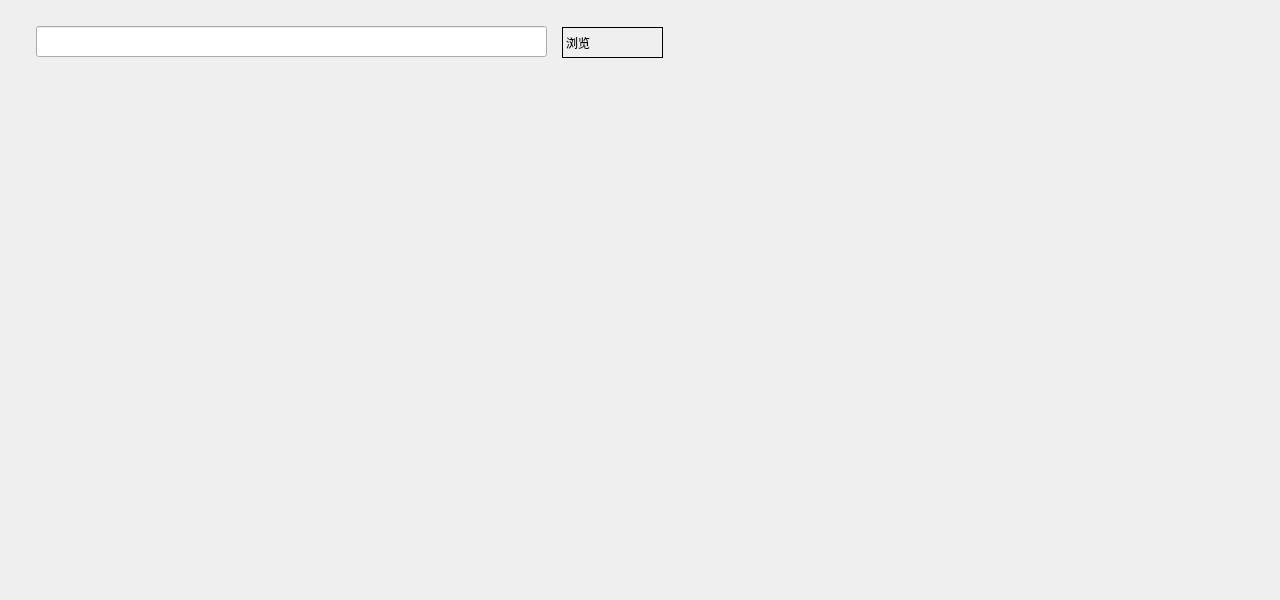
<?xml version="1.0" encoding="UTF-8"?>
<ui version="4.0">
 <class>test</class>
 <widget class="QMainWindow" name="test">
  <property name="geometry">
   <rect>
    <x>0</x>
    <y>0</y>
    <width>1280</width>
    <height>600</height>
   </rect>
  </property>
  <property name="minimumSize">
   <size>
    <width>1280</width>
    <height>600</height>
   </size>
  </property>
  <property name="maximumSize">
   <size>
    <width>1280</width>
    <height>600</height>
   </size>
  </property>
  <property name="windowTitle">
   <string>MainWindow</string>
  </property>
  <widget class="QWidget" name="centralwidget">
   <widget class="QLabel" name="label">
    <property name="geometry">
     <rect>
      <x>0</x>
      <y>0</y>
      <width>1280</width>
      <height>600</height>
     </rect>
    </property>
    <property name="minimumSize">
     <size>
      <width>1280</width>
      <height>600</height>
     </size>
    </property>
    <property name="maximumSize">
     <size>
      <width>1280</width>
      <height>600</height>
     </size>
    </property>
    <property name="styleSheet">
     <string notr="true"/>
    </property>
    <property name="text">
     <string/>
    </property>
   </widget>
   <widget class="QLabel" name="label_2">
    <property name="geometry">
     <rect>
      <x>38</x>
      <y>70</y>
      <width>620</width>
      <height>501</height>
     </rect>
    </property>
    <property name="font">
     <font>
      <pointsize>70</pointsize>
     </font>
    </property>
    <property name="styleSheet">
     <string notr="true"/>
    </property>
    <property name="text">
     <string/>
    </property>
    <property name="scaledContents">
     <bool>true</bool>
    </property>
    <property name="alignment">
     <set>Qt::AlignCenter</set>
    </property>
   </widget>
   <widget class="QLineEdit" name="lineEdit">
    <property name="geometry">
     <rect>
      <x>36</x>
      <y>26</y>
      <width>511</width>
      <height>31</height>
     </rect>
    </property>
    <property name="font">
     <font>
      <pointsize>15</pointsize>
      <weight>75</weight>
      <bold>true</bold>
     </font>
    </property>
   </widget>
   <widget class="QLabel" name="label_3">
    <property name="geometry">
     <rect>
      <x>680</x>
      <y>10</y>
      <width>551</width>
      <height>311</height>
     </rect>
    </property>
    <property name="font">
     <font>
      <pointsize>70</pointsize>
     </font>
    </property>
    <property name="styleSheet">
     <string notr="true"/>
    </property>
    <property name="text">
     <string/>
    </property>
    <property name="scaledContents">
     <bool>true</bool>
    </property>
    <property name="alignment">
     <set>Qt::AlignCenter</set>
    </property>
   </widget>
   <widget class="QLabel" name="label_4">
    <property name="geometry">
     <rect>
      <x>670</x>
      <y>330</y>
      <width>561</width>
      <height>171</height>
     </rect>
    </property>
    <property name="palette">
     <palette>
      <active>
       <colorrole role="WindowText">
        <brush brushstyle="SolidPattern">
         <color alpha="255">
          <red>0</red>
          <green>0</green>
          <blue>0</blue>
         </color>
        </brush>
       </colorrole>
       <colorrole role="Text">
        <brush brushstyle="SolidPattern">
         <color alpha="255">
          <red>0</red>
          <green>0</green>
          <blue>0</blue>
         </color>
        </brush>
       </colorrole>
       <colorrole role="BrightText">
        <brush brushstyle="SolidPattern">
         <color alpha="255">
          <red>0</red>
          <green>0</green>
          <blue>0</blue>
         </color>
        </brush>
       </colorrole>
       <colorrole role="ButtonText">
        <brush brushstyle="SolidPattern">
         <color alpha="255">
          <red>0</red>
          <green>0</green>
          <blue>0</blue>
         </color>
        </brush>
       </colorrole>
      </active>
      <inactive>
       <colorrole role="WindowText">
        <brush brushstyle="SolidPattern">
         <color alpha="255">
          <red>0</red>
          <green>0</green>
          <blue>0</blue>
         </color>
        </brush>
       </colorrole>
       <colorrole role="Text">
        <brush brushstyle="SolidPattern">
         <color alpha="255">
          <red>0</red>
          <green>0</green>
          <blue>0</blue>
         </color>
        </brush>
       </colorrole>
       <colorrole role="BrightText">
        <brush brushstyle="SolidPattern">
         <color alpha="255">
          <red>0</red>
          <green>0</green>
          <blue>0</blue>
         </color>
        </brush>
       </colorrole>
       <colorrole role="ButtonText">
        <brush brushstyle="SolidPattern">
         <color alpha="255">
          <red>0</red>
          <green>0</green>
          <blue>0</blue>
         </color>
        </brush>
       </colorrole>
      </inactive>
      <disabled>
       <colorrole role="WindowText">
        <brush brushstyle="SolidPattern">
         <color alpha="255">
          <red>255</red>
          <green>255</green>
          <blue>255</blue>
         </color>
        </brush>
       </colorrole>
       <colorrole role="Text">
        <brush brushstyle="SolidPattern">
         <color alpha="255">
          <red>255</red>
          <green>255</green>
          <blue>255</blue>
         </color>
        </brush>
       </colorrole>
       <colorrole role="BrightText">
        <brush brushstyle="SolidPattern">
         <color alpha="255">
          <red>0</red>
          <green>0</green>
          <blue>0</blue>
         </color>
        </brush>
       </colorrole>
       <colorrole role="ButtonText">
        <brush brushstyle="SolidPattern">
         <color alpha="255">
          <red>255</red>
          <green>255</green>
          <blue>255</blue>
         </color>
        </brush>
       </colorrole>
      </disabled>
     </palette>
    </property>
    <property name="font">
     <font>
      <pointsize>65</pointsize>
     </font>
    </property>
    <property name="styleSheet">
     <string notr="true">color: rgb(255, 255, 255);</string>
    </property>
    <property name="text">
     <string/>
    </property>
    <property name="alignment">
     <set>Qt::AlignCenter</set>
    </property>
   </widget>
   <widget class="LogoLabel" name="label_5">
    <property name="geometry">
     <rect>
      <x>1190</x>
      <y>480</y>
      <width>80</width>
      <height>80</height>
     </rect>
    </property>
    <property name="text">
     <string/>
    </property>
   </widget>
   <widget class="LogoLabel" name="label_6">
    <property name="geometry">
     <rect>
      <x>562</x>
      <y>27</y>
      <width>101</width>
      <height>31</height>
     </rect>
    </property>
    <property name="frameShape">
     <enum>QFrame::Box</enum>
    </property>
    <property name="text">
     <string>浏览</string>
    </property>
   </widget>
   <zorder>label</zorder>
   <zorder>label_4</zorder>
   <zorder>label_3</zorder>
   <zorder>label_2</zorder>
   <zorder>lineEdit</zorder>
   <zorder>label_5</zorder>
   <zorder>label_6</zorder>
  </widget>
 </widget>
 <customwidgets>
  <customwidget>
   <class>LogoLabel</class>
   <extends>QLabel</extends>
   <header location="global">logolabel.h</header>
  </customwidget>
 </customwidgets>
 <resources/>
 <connections/>
</ui>
